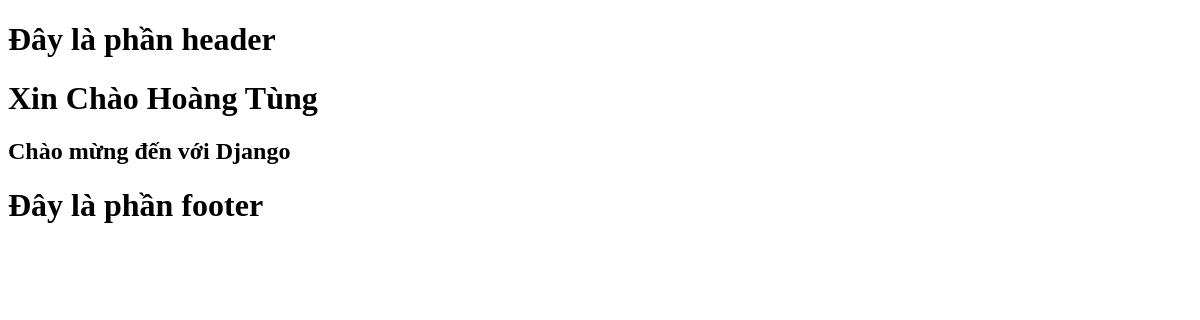
Page /home on the earlier database version.
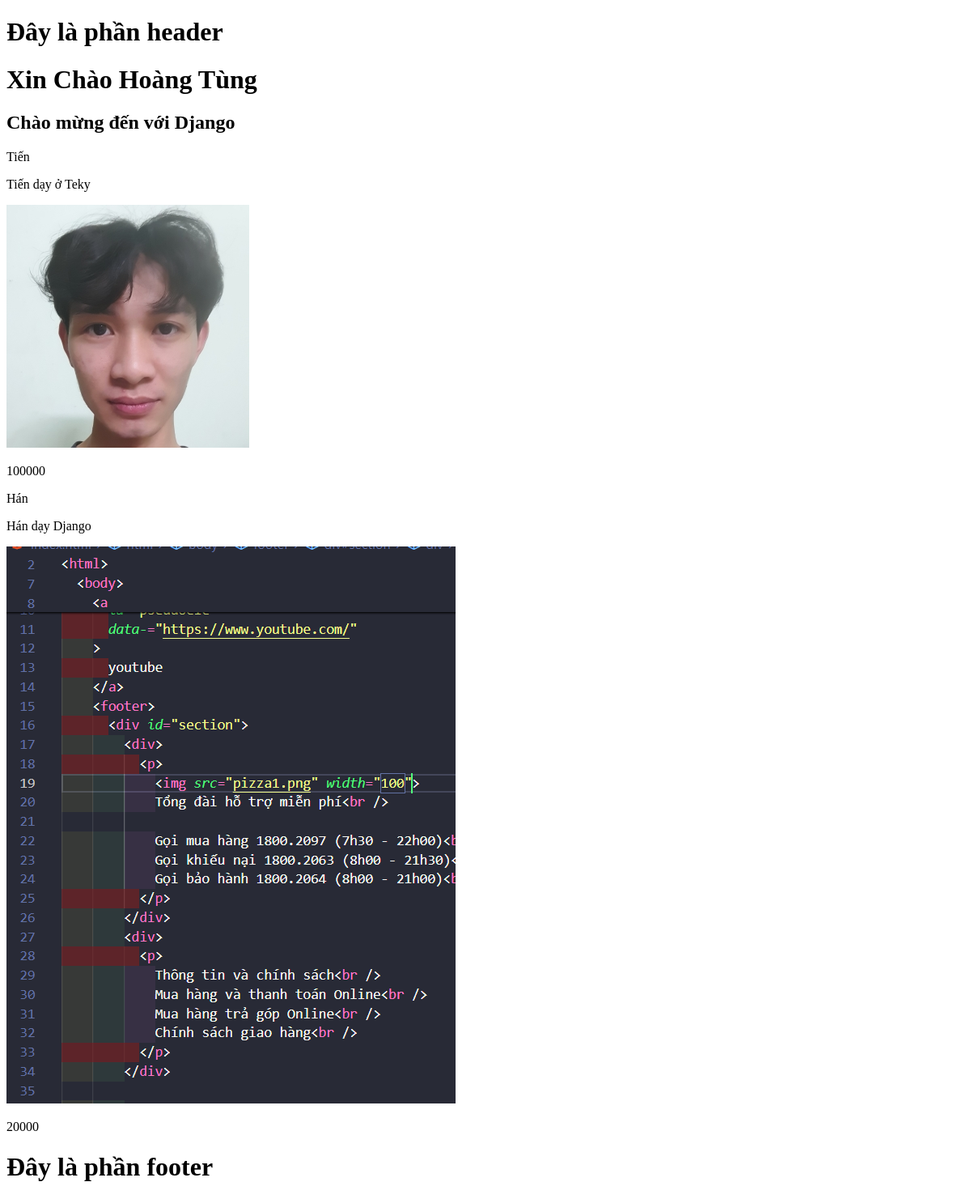
Same page on the later database version.
### myapp/models.py (models this page shows, shortened)
class Product(models.Model):
    name = models.CharField(max_length=100)
    image = models.ImageField(upload_to='post_image/', null=True, blank=True)
    description = models.TextField(max_length=1000, null=True)
    price = models.DecimalField(max_digits=10, decimal_places=0)

### myapp/views.py (the view)
# urls.py: 2. Add a URL to urlpatterns:  path('', views.home, name='home')
def home(req):
    products = Product.objects.all()
    return render(req, 'pages/index.html', {'products': products})

### myapp/templates/pages/index.html (shortened to what this page needs)
{% extends "pages/base.html" %}
{% block content %}
<h1>Xin Chào Hoàng Tùng</h1>
<h2>Chào mừng đến với Django</h2>
{% for product in products %}
    <p>{{ product.name }}</p>
    <p>{{ product.description }}</p>
    <img src="{{ product.image.url }}"/>
    <p>{{ product.price }}</p>
{% endfor %}
{% endblock %}

### myapp/templates/pages/base.html (shortened to what this page needs)
<!DOCTYPE html>
<html lang="en">
<head>
</head>
<body>
<h1>Đây là phần header</h1>
   {% block content %}
   {% endblock %}
<h1>Đây là phần footer</h1>
</body>
</html>

Differences in the rows shown:
added Product: name "Tiến", description "Tiến dạy ở Teky", image (picture), price "100000"
added Product: name "Hán", description "Hán dạy Django", image (picture), price "20000"
